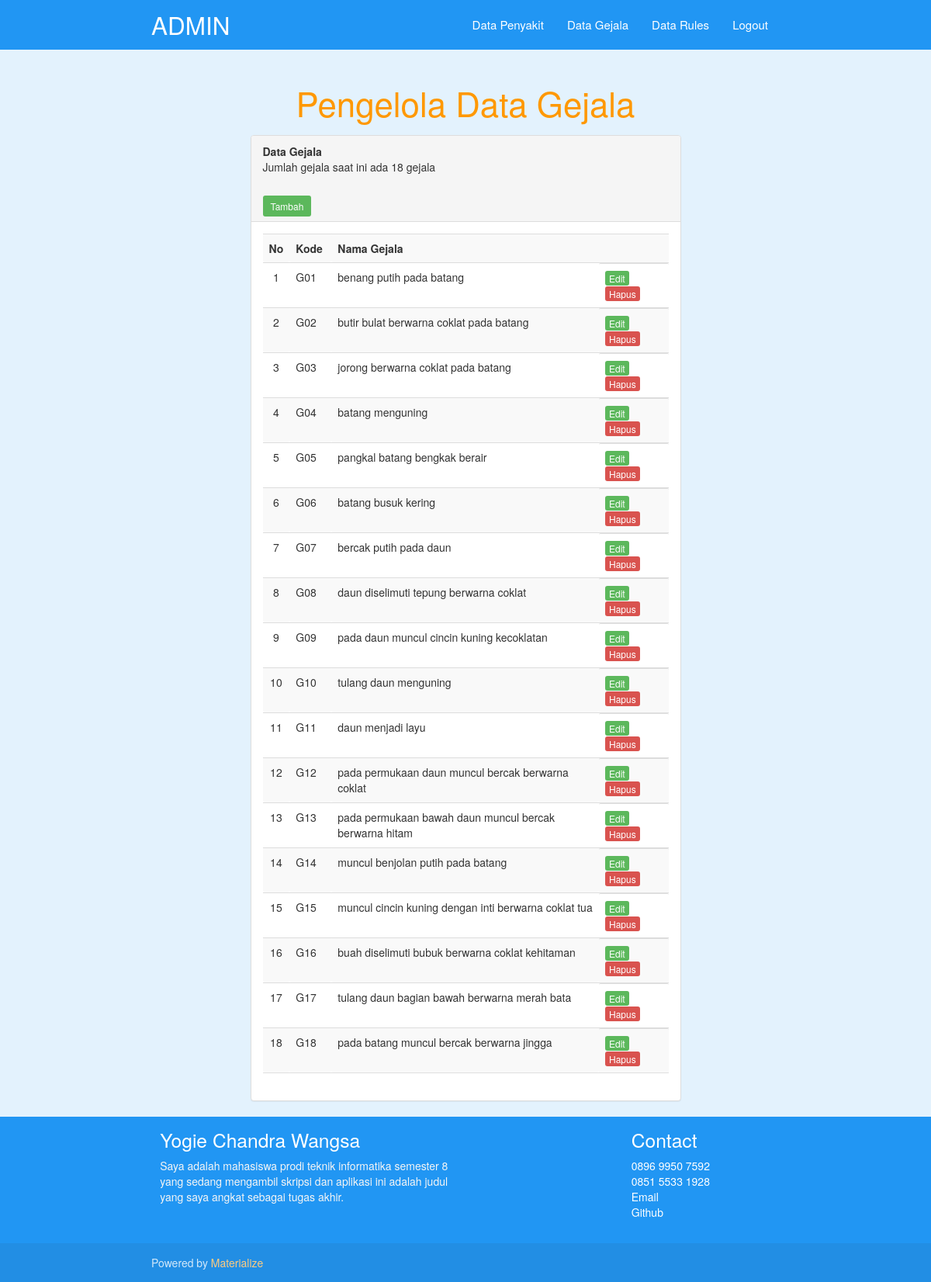
The page /pakar/gejalaTampil.php (signed in) on the database its author committed.
### tables this page shows
CREATE TABLE `gejala` (
  `id_gejala` char(3) NOT NULL,
  `nama_gejala` varchar(100) NOT NULL
);

### pakar/gejalaTampil.php (the view, shortened to what this page needs)
<?php
include "../koneksi.php";
?>
<!DOCTYPE html>
<html lang="en">
<head>
  <link href="../css/bootstrap.css" type="text/css" rel="stylesheet" media="screen, projection"/>
  <link href="../css/materialize.css" type="text/css" rel="stylesheet" media="screen,projection"/>
  <link href="../css/style.css" type="text/css" rel="stylesheet" media="screen,projection"/>
</head>
<body>
    <nav class="blue" role="navigation">
        <div class="nav-wrapper container "><a id="logo-container" href="index.php" class="brand-logo">ADMIN</a>
            <ul class="right hide-on-med-and-down">
                <li><a href="penyakitTampil.php">Data Penyakit</a></li>
                <li><a href="gejalaTampil.php">Data Gejala</a></li>
                <li><a href="rulesTampil.php">Data Rules</a></li>
                <li><a href="logout.php" onclick="return confirm('Yakin Mau Logout..?');" target="_self">Logout</a></li>
            </ul>
        </div>
    </nav>
    <div class="col-md-12 blue lighten-5">
        <div class="section no-pad-bot container" id="index-banner">
            <div>
                <h3 class="header center orange-text">Pengelola Data Gejala</h3>
            </div>
        </div>
    </div>
    <div class="col-md-12 blue lighten-5">
        <div class="col-md-6 col-md-offset-3 content">
            <div class="panel panel-default">
                <div class="panel-heading">
                    <b>Data Gejala</b>
                    <?php
                        $sql = "SELECT * from gejala";
                        $query = mysqli_query($koneksi, $sql);
                        $row = mysqli_num_rows($query);
                        echo "<p>Jumlah gejala saat ini ada $row gejala</p>";
                    ?>
                    <br>
                    <a href="gejalaTambah.php" class="btn-sm btn-success" target="_self">Tambah</a>
                </div>
                <div class="panel-body">
                    <table class="table table-striped" id="table">
                        <tr>
                            <th width="28">No</th>
                            <th width="54">Kode</th>
                            <th width="400" colspan="2">Nama Gejala</th>
                        </tr>
                        <?php
                            $sql = "SELECT * from gejala order by id_gejala";
                            $query = mysqli_query($koneksi, $sql);
                            $no = 0;
                            while($result = mysqli_fetch_array($query)){
                                $no++;
                        ?>
                        <tr>
                            <td class="center"><?php echo $no;?></td>
                            <td><?php echo $result['id_gejala'];?></td>
                            <td><?php echo $result['nama_gejala'];?></td>
                            <td class="right">
                                <a class="btn-xs btn-success raised" href="gejalaEdit.php?kdubah=<?php echo $result['id_gejala']; ?>" target="_self">Edit</a>
                                <a class="btn-xs btn-danger raised" href="gejalaHapus.php?kdhapus=<?php echo $result['id_gejala']; ?>" target="_self" onclick="return confirm('Apakah Anda Yakin Ingin Menghapus Data..?');">Hapus</a>
                            </td>
                        </tr>
                        <?php
                            }
                        ?>
                    </table>
                </div>
            </div>
        </div>
    </div>
    <footer class="page-footer blue">
      <div class="container">
        <div class="row">
          <div class="col l6 s12">
            <h5 class="white-text">Yogie Chandra Wangsa</h5>
            <p class="grey-text text-lighten-4">Saya adalah mahasiswa prodi teknik informatika semester 8 yang sedang mengambil skripsi dan aplikasi ini adalah judul yang saya angkat sebagai tugas akhir.</p>
          </div>
          <div class="col l3 s12">
          </div>
          <div class="col l3 s12">
            <h5 class="white-text">Contact</h5>
            <ul>
              <li><a class="white-text" href="#!">0896 9950 7592</a></li>
              <li><a class="white-text" href="#!">0851 5533 1928</a></li>
              <li><a class="white-text" href="http://Yogie.chandra@matanauniversity.ac.id">Email</a></li>
              <li><a class="white-text" href="http://github.com/yogiekun">Github</a></li>
            </ul>
          </div>
        </div>
      </div>
      <div class="footer-copyright">
        <div class="container">
        Powered by <a class="orange-text text-lighten-3" href="http://materializecss.com">Materialize</a>
        </div>
      </div>
    </footer>
  </body>
</html>

### css/style.css (style rules this page uses)
a { text-decoration: none; }

### rows shown on the page
gejala: id_gejala "G01", nama_gejala "benang putih pada batang"
gejala: id_gejala "G02", nama_gejala "butir bulat berwarna coklat pada batang"
gejala: id_gejala "G03", nama_gejala "jorong berwarna coklat pada batang"
gejala: id_gejala "G04", nama_gejala "batang menguning"
gejala: id_gejala "G05", nama_gejala "pangkal batang bengkak berair"
gejala: id_gejala "G06", nama_gejala "batang busuk kering"
gejala: id_gejala "G07", nama_gejala "bercak putih pada daun"
gejala: id_gejala "G08", nama_gejala "daun diselimuti tepung berwarna coklat"
gejala: id_gejala "G09", nama_gejala "pada daun muncul cincin kuning kecoklatan"
gejala: id_gejala "G10", nama_gejala "tulang daun menguning"
gejala: id_gejala "G11", nama_gejala "daun menjadi layu"
gejala: id_gejala "G12", nama_gejala "pada permukaan daun muncul bercak berwarna coklat"
gejala: id_gejala "G13", nama_gejala "pada permukaan bawah daun muncul bercak berwarna hitam"
gejala: id_gejala "G14", nama_gejala "muncul benjolan putih pada batang"
gejala: id_gejala "G15", nama_gejala "muncul cincin kuning dengan inti berwarna coklat tua"
gejala: id_gejala "G16", nama_gejala "buah diselimuti bubuk berwarna coklat kehitaman"
gejala: id_gejala "G17", nama_gejala "tulang daun bagian bawah berwarna merah bata"
gejala: id_gejala "G18", nama_gejala "pada batang muncul bercak berwarna jingga"

### other values the page prints
$row "18"
